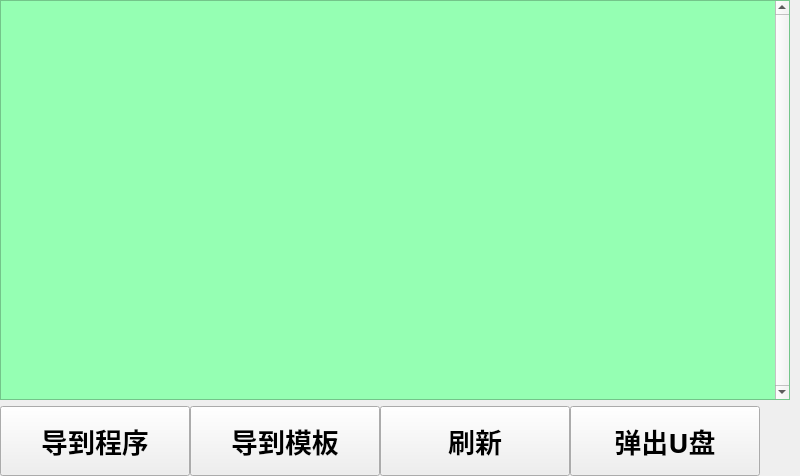
     <widget class="QWidget" name="TabUSB">
      <attribute name="icon">
       <iconset resource="xPad.qrc">
        <normaloff>:/img/widget/TabHeader.png</normaloff>:/img/widget/TabHeader.png</iconset>
      </attribute>
      <attribute name="title">
       <string>USB目录</string>
      </attribute>
      <layout class="QGridLayout" name="gridLayout_3">
       <property name="horizontalSpacing">
        <number>0</number>
       </property>
       <property name="margin">
        <number>0</number>
       </property>
       <item row="0" column="0">
        <widget class="QTableView" name="usbView">
         <property name="sizePolicy">
          <sizepolicy hsizetype="Expanding" vsizetype="Expanding">
           <horstretch>0</horstretch>
           <verstretch>0</verstretch>
          </sizepolicy>
         </property>
         <property name="minimumSize">
          <size>
           <width>790</width>
           <height>400</height>
          </size>
         </property>
         <property name="maximumSize">
          <size>
           <width>790</width>
           <height>16777215</height>
          </size>
         </property>
         <property name="font">
          <font>
           <family>微软雅黑</family>
           <pointsize>20</pointsize>
           <weight>50</weight>
           <italic>false</italic>
           <bold>false</bold>
          </font>
         </property>
         <property name="focusPolicy">
          <enum>Qt::NoFocus</enum>
         </property>
         <property name="styleSheet">
          <string notr="true">QTableView
{
	selection-background-color: rgb(64, 168, 255);
	background-color: rgb(149, 255, 179);
	alternate-background-color: rgb(199, 255, 255);
	gridline-color: rgb(168, 180, 168);
}</string>
         </property>
         <property name="frameShadow">
          <enum>QFrame::Plain</enum>
         </property>
         <property name="verticalScrollBarPolicy">
          <enum>Qt::ScrollBarAlwaysOn</enum>
         </property>
         <property name="horizontalScrollBarPolicy">
          <enum>Qt::ScrollBarAlwaysOff</enum>
         </property>
         <property name="autoScroll">
          <bool>false</bool>
         </property>
         <property name="editTriggers">
          <set>QAbstractItemView::NoEditTriggers</set>
         </property>
         <property name="tabKeyNavigation">
          <bool>false</bool>
         </property>
         <property name="showDropIndicator" stdset="0">
          <bool>false</bool>
         </property>
         <property name="dragDropOverwriteMode">
          <bool>false</bool>
         </property>
         <property name="alternatingRowColors">
          <bool>true</bool>
         </property>
         <property name="selectionMode">
          <enum>QAbstractItemView::SingleSelection</enum>
         </property>
         <property name="selectionBehavior">
          <enum>QAbstractItemView::SelectRows</enum>
         </property>
         <property name="iconSize">
          <size>
           <width>32</width>
           <height>32</height>
          </size>
         </property>
         <property name="sortingEnabled">
          <bool>true</bool>
         </property>
         <property name="wordWrap">
          <bool>false</bool>
         </property>
         <attribute name="horizontalHeaderDefaultSectionSize">
          <number>0</number>
         </attribute>
         <attribute name="horizontalHeaderHighlightSections">
          <bool>false</bool>
         </attribute>
         <attribute name="horizontalHeaderMinimumSectionSize">
          <number>40</number>
         </attribute>
         <attribute name="verticalHeaderVisible">
          <bool>false</bool>
         </attribute>
         <attribute name="verticalHeaderDefaultSectionSize">
          <number>50</number>
         </attribute>
         <attribute name="verticalHeaderMinimumSectionSize">
          <number>50</number>
         </attribute>
        </widget>
       </item>
       <item row="1" column="0">
        <layout class="QHBoxLayout" name="horizontalLayout_3">
         <item>
          <widget class="xPushButton" name="BtnUsbExport_pgm">
           <property name="sizePolicy">
            <sizepolicy hsizetype="Fixed" vsizetype="Fixed">
             <horstretch>0</horstretch>
             <verstretch>0</verstretch>
            </sizepolicy>
           </property>
           <property name="minimumSize">
            <size>
             <width>190</width>
             <height>70</height>
            </size>
           </property>
           <property name="maximumSize">
            <size>
             <width>16777215</width>
             <height>70</height>
            </size>
           </property>
           <property name="font">
            <font>
             <family>微软雅黑</family>
             <pointsize>20</pointsize>
             <weight>75</weight>
             <italic>false</italic>
             <bold>false</bold>
            </font>
           </property>
           <property name="focusPolicy">
            <enum>Qt::NoFocus</enum>
           </property>
           <property name="text">
            <string>导到程序</string>
           </property>
           <property name="iconSize">
            <size>
             <width>32</width>
             <height>32</height>
            </size>
           </property>
          </widget>
         </item>
         <item>
          <widget class="xPushButton" name="BtnUsbExport_tmp">
           <property name="sizePolicy">
            <sizepolicy hsizetype="Fixed" vsizetype="Fixed">
             <horstretch>0</horstretch>
             <verstretch>0</verstretch>
            </sizepolicy>
           </property>
           <property name="minimumSize">
            <size>
             <width>190</width>
             <height>70</height>
            </size>
           </property>
           <property name="maximumSize">
            <size>
             <width>16777215</width>
             <height>70</height>
            </size>
           </property>
           <property name="font">
            <font>
             <family>微软雅黑</family>
             <pointsize>20</pointsize>
             <weight>75</weight>
             <italic>false</italic>
             <bold>false</bold>
            </font>
           </property>
           <property name="focusPolicy">
            <enum>Qt::NoFocus</enum>
           </property>
           <property name="text">
            <string>导到模板</string>
           </property>
           <property name="icon">
            <iconset>
             <normaloff>:/img/32X32/ExportTmp.png</normaloff>:/img/32X32/ExportTmp.png</iconset>
           </property>
           <property name="iconSize">
            <size>
             <width>32</width>
             <height>32</height>
            </size>
           </property>
          </widget>
         </item>
         <item>
          <widget class="xPushButton" name="BtnRefresh">
           <property name="minimumSize">
            <size>
             <width>190</width>
             <height>70</height>
            </size>
           </property>
           <property name="maximumSize">
            <size>
             <width>16777215</width>
             <height>70</height>
            </size>
           </property>
           <property name="font">
            <font>
             <family>微软雅黑</family>
             <pointsize>20</pointsize>
             <weight>75</weight>
             <italic>false</italic>
             <bold>false</bold>
            </font>
           </property>
           <property name="focusPolicy">
            <enum>Qt::NoFocus</enum>
           </property>
           <property name="text">
            <string>刷新</string>
           </property>
           <property name="IsBoxBtn" stdset="0">
            <bool>false</bool>
           </property>
          </widget>
         </item>
         <item>
          <widget class="xPushButton" name="BtnPopup">
           <property name="sizePolicy">
            <sizepolicy hsizetype="Fixed" vsizetype="Fixed">
             <horstretch>0</horstretch>
             <verstretch>0</verstretch>
            </sizepolicy>
           </property>
           <property name="minimumSize">
            <size>
             <width>190</width>
             <height>70</height>
            </size>
           </property>
           <property name="maximumSize">
            <size>
             <width>16777215</width>
             <height>70</height>
            </size>
           </property>
           <property name="font">
            <font>
             <family>微软雅黑</family>
             <pointsize>20</pointsize>
             <weight>75</weight>
             <italic>false</italic>
             <bold>false</bold>
            </font>
           </property>
           <property name="focusPolicy">
            <enum>Qt::NoFocus</enum>
           </property>
           <property name="text">
            <string>弹出U盘</string>
           </property>
           <property name="iconSize">
            <size>
             <width>32</width>
             <height>32</height>
            </size>
           </property>
          </widget>
         </item>
         <item>
          <spacer name="horizontalSpacer">
           <property name="orientation">
            <enum>Qt::Horizontal</enum>
           </property>
           <property name="sizeHint" stdset="0">
            <size>
             <width>40</width>
             <height>20</height>
            </size>
           </property>
          </spacer>
         </item>
        </layout>
       </item>
      </layout>
     </widget>
